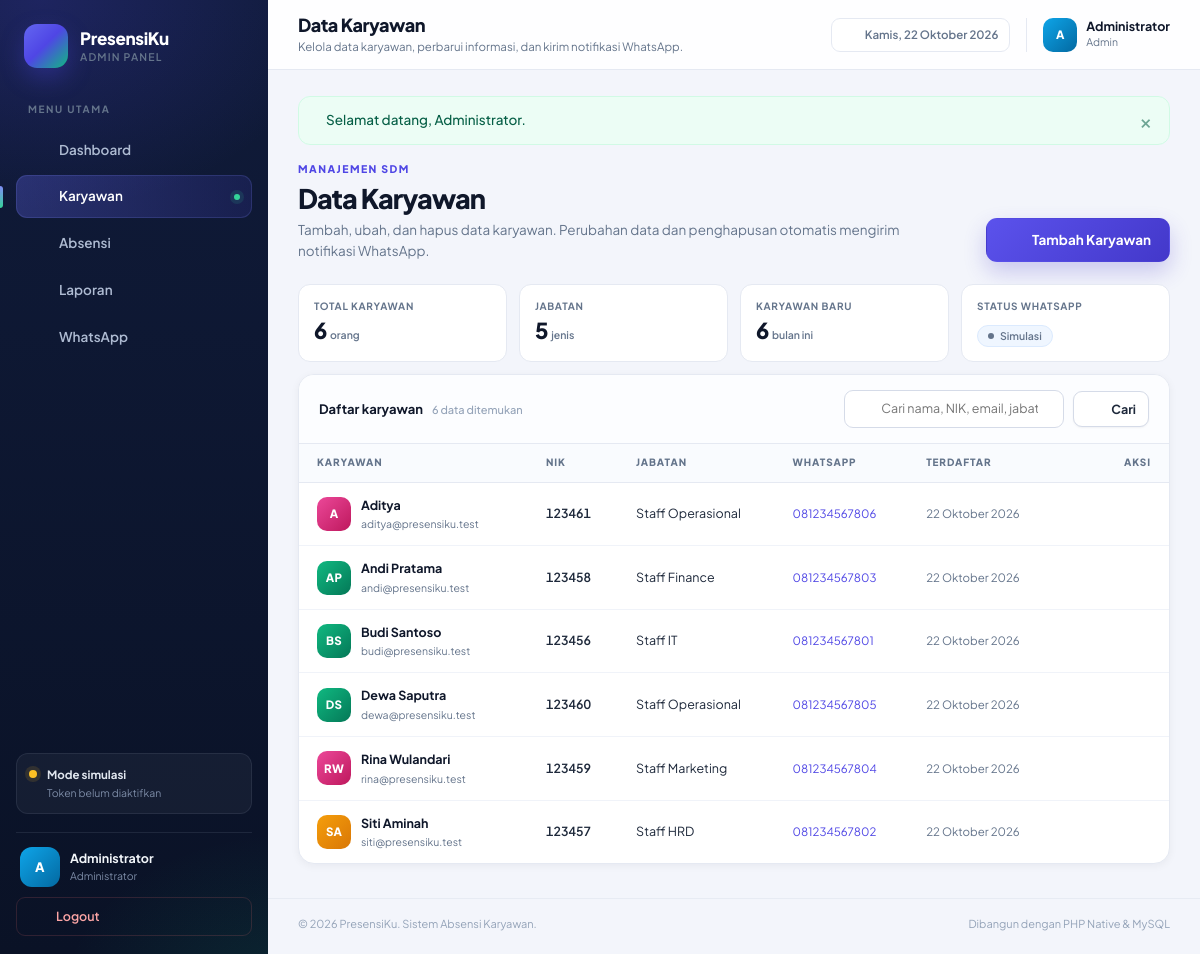
The page /admin/karyawan.php (signed in) on the database its author committed.
### tables this page shows
CREATE TABLE `users` (
  `id` bigint(20) UNSIGNED NOT NULL,
  `nik` varchar(20) NOT NULL,
  `nama` varchar(100) NOT NULL,
  `jabatan` varchar(100) NOT NULL,
  `no_wa` varchar(20) NOT NULL,
  `email` varchar(120) NOT NULL,
  `password` varchar(255) NOT NULL,
  `role` enum('admin','karyawan') NOT NULL DEFAULT 'karyawan',
  `aktif` tinyint(1) NOT NULL DEFAULT 1,
  `created_at` datetime NOT NULL DEFAULT current_timestamp(),
  `updated_at` datetime NOT NULL DEFAULT current_timestamp() ON UPDATE current_timestamp()
);

### bootstrap.php (called while the page is built, shortened)
<?php
require BASE_PATH . '/src/Env.php';
require BASE_PATH . '/src/helpers.php';
require BASE_PATH . '/src/icons.php';
spl_autoload_register(static function (string $class): void {
    $file = BASE_PATH . '/src/' . $class . '.php';
});

### src/Auth.php (called while the page is built, shortened)
<?php
final class Auth
{
    private static ?array $user = null;
    public static function user(): ?array
    {
        $id = $_SESSION['user_id'] ?? null;
        $statement = Database::connection()->prepare(
            'SELECT id, nik, nama, jabatan, no_wa, email, role, aktif, created_at, updated_at
             FROM users WHERE id = ? LIMIT 1'
        );
        $statement->execute([(int) $id]);
        $user = $statement->fetch();
        self::$user = $user;
        return self::$user;
    }
}

### src/Database.php (called while the page is built, shortened)
<?php
final class Database
{
    private static ?PDO $connection = null;
    public static function connection(): PDO
    {
        if (self::$connection instanceof PDO) {
            return self::$connection;
        }
        $host = (string) config('db.host', '127.0.0.1');
        $port = (string) config('db.port', '3306');
        $name = (string) config('db.name', 'absensi_siswa');
        $dsn = "mysql:host={$host};port={$port};dbname={$name};charset=utf8mb4";
        try {
            self::$connection = new PDO(
                $dsn,
                (string) config('db.user', 'root'),
                (string) config('db.pass', ''),
                [
                    PDO::ATTR_ERRMODE => PDO::ERRMODE_EXCEPTION,
                    PDO::ATTR_DEFAULT_FETCH_MODE => PDO::FETCH_ASSOC,
                    PDO::ATTR_EMULATE_PREPARES => false,
                    PDO::ATTR_STRINGIFY_FETCHES => false,
                ]
            );
        } catch (PDOException $exception) {
            http_response_code(500);
            $debug = (bool) config('debug', false);
            $message = $debug
                ? htmlspecialchars($exception->getMessage(), ENT_QUOTES, 'UTF-8')
                : 'Koneksi database gagal. Periksa konfigurasi pada file .env.';
            echo '<!doctype html><html lang="id"><head><meta charset="utf-8">'
                . '<meta name="viewport" content="width=device-width,initial-scale=1">'
                . '<title>Database tidak terhubung</title>'
                . '<style>body{font-family:system-ui,sans-serif;background:#f1f5f9;display:grid;place-items:center;min-height:100vh;margin:0}'
                . '.box{max-width:620px;background:#fff;padding:36px;border-radius:18px;box-shadow:0 20px 50px rgba(15,23,42,.12)}'
                . 'h1{margin:0 0 10px;font-size:22px;color:#0f172a}p{color:#475569;line-height:1.6}'
                . 'code{background:#f8fafc;border:1px solid #e2e8f0;padding:2px 6px;border-radius:6px}'
                . 'a{display:inline-block;margin-top:12px;background:#4f46e5;color:#fff;text-decoration:none;padding:11px 18px;border-radius:10px;font-weight:600}</style>'
                . '</head><body><div class="box"><h1>Database belum terhubung</h1>'
                . '<p>' . $message . '</p>'
                . '<p>Pastikan MySQL XAMPP sudah berjalan, lalu jalankan installer untuk membuat database dan tabel.</p>'
                . '<a href="' . htmlspecialchars((string) url('install.php'), ENT_QUOTES, 'UTF-8') . '">Buka Installer</a>'
                . '</div></body></html>';
            exit;
        }
        return self::$connection;
    }
}

### admin/karyawan.php (the view, shortened to what this page needs)
<?php
require __DIR__ . '/../bootstrap.php';
$user = require_admin();
$pdo = Database::connection();
$q = trim((string) ($_GET['q'] ?? ''));
$page = max(1, (int) ($_GET['page'] ?? 1));
$perPage = 10;
$where = 'role = "karyawan"';
$params = [];
$countStmt = $pdo->prepare('SELECT COUNT(*) FROM users WHERE ' . $where);
$countStmt->execute($params);
$total = (int) $countStmt->fetchColumn();
$totalPages = max(1, (int) ceil($total / $perPage));
$page = min($page, $totalPages);
$offset = ($page - 1) * $perPage;
$stmt = $pdo->prepare(
    'SELECT id, nik, nama, jabatan, no_wa, email, created_at
     FROM users
     WHERE ' . $where . '
     ORDER BY nama ASC
     LIMIT ? OFFSET ?'
);
$stmt->bindValue(count($params) + 1, $perPage, PDO::PARAM_INT);
$stmt->bindValue(count($params) + 2, $offset, PDO::PARAM_INT);
$stmt->execute();
$employees = $stmt->fetchAll();
$totalJabatan = (int) $pdo->query(
    'SELECT COUNT(DISTINCT jabatan) FROM users WHERE role = "karyawan"'
)->fetchColumn();
$baruBulanIni = (int) $pdo->query(
    'SELECT COUNT(*) FROM users WHERE role = "karyawan" AND created_at >= DATE_FORMAT(CURDATE(), "%Y-%m-01")'
)->fetchColumn();
$pageTitle = 'Data Karyawan';
$pageSubtitle = 'Kelola data karyawan, perbarui informasi, dan kirim notifikasi WhatsApp.';
$activeMenu = 'karyawan';
require BASE_PATH . '/templates/admin_shell_start.php';
?>
<div class="page-heading">
    <div>
        <p class="eyebrow">Manajemen SDM</p>
        <h1>Data Karyawan</h1>
        <p class="page-heading__sub">Tambah, ubah, dan hapus data karyawan. Perubahan data dan penghapusan otomatis mengirim notifikasi WhatsApp.</p>
    </div>
    <div class="page-heading__actions">
        <a href="<?= url('admin/karyawan_tambah.php') ?>" class="btn btn--primary">
            <?= icon('plus') ?> Tambah Karyawan
        </a>
    </div>
</div>
<div class="mini-stats mb-2">
    <div class="mini-stat">
        <div class="mini-stat__label">Total Karyawan</div>
        <div class="mini-stat__value"><?= number_format($total, 0, ',', '.') ?> <span>orang</span></div>
    </div>
    <div class="mini-stat">
        <div class="mini-stat__label">Jabatan</div>
        <div class="mini-stat__value"><?= $totalJabatan ?> <span>jenis</span></div>
    </div>
    <div class="mini-stat">
        <div class="mini-stat__label">Karyawan Baru</div>
        <div class="mini-stat__value"><?= $baruBulanIni ?> <span>bulan ini</span></div>
    </div>
    <div class="mini-stat">
        <div class="mini-stat__label">Status WhatsApp</div>
        <div class="mini-stat__value" style="font-size:14px;padding-top:6px">
            <span class="badge badge--<?= wa_mode_active() ? 'success' : 'info' ?>"><?= wa_mode_active() ? 'Aktif' : 'Simulasi' ?></span>
        </div>
    </div>
</div>
<section class="card">
    <div class="table-toolbar">
        <div class="table-toolbar__left">
            <span class="table-toolbar__title">Daftar karyawan</span>
            <span class="table-toolbar__hint"><?= number_format($total, 0, ',', '.') ?> data ditemukan</span>
        </div>
        <form method="get" action="<?= url('admin/karyawan.php') ?>" class="table-toolbar__right">
            <div class="search-box">
                <input type="search" name="q" value="<?= e($q) ?>" placeholder="Cari nama, NIK, email, jabatan...">
            </div>
            <button type="submit" class="btn btn--secondary btn--sm"><?= icon('search') ?> Cari</button>
        </form>
    </div>
    <?php if ($employees === []): ?>
        <div class="empty-state">
            <div class="empty-state__icon"><?= icon('users') ?></div>
            <h3><?= $q !== '' ? 'Karyawan tidak ditemukan' : 'Belum ada data karyawan' ?></h3>
            <p><?= $q !== '' ? 'Coba gunakan kata kunci lain atau reset pencarian.' : 'Tambahkan karyawan pertama atau minta karyawan melakukan registrasi.' ?></p>
            <a href="<?= url('admin/karyawan_tambah.php') ?>" class="btn btn--primary btn--sm mt-2"><?= icon('plus') ?> Tambah Karyawan</a>
        </div>
    <?php else: ?>
        <div class="table-wrap">
            <table class="data-table">
                <thead>
                    <tr>
                        <th>Karyawan</th>
                        <th>NIK</th>
                        <th>Jabatan</th>
                        <th>WhatsApp</th>
                        <th>Terdaftar</th>
                        <th style="text-align:right">Aksi</th>
                    </tr>
                </thead>
                <tbody>
                    <?php foreach ($employees as $employee): ?>
                        <tr>
                            <td>
                                <div class="person">
                                    <span class="avatar avatar--sm <?= avatar_tone($employee['nik']) ?>"><?= e(initials((string) $employee['nama'])) ?></span>
                                    <span class="person__text">
                                        <span class="person__name"><?= e($employee['nama']) ?></span>
                                        <span class="person__meta"><?= e($employee['email']) ?></span>
                                    </span>
                                </div>
                            </td>
                            <td class="num"><?= e($employee['nik']) ?></td>
                            <td><?= e($employee['jabatan']) ?></td>
                            <td>
                                <a href="https://wa.me/<?= e($employee['no_wa']) ?>" target="_blank" rel="noopener" class="text-sm">
                                    <?= e(phone_display((string) $employee['no_wa'])) ?>
                                </a>
                            </td>
                            <td class="muted"><?= e(tanggal_id(date('Y-m-d', strtotime((string) $employee['created_at'])))) ?></td>
                            <td>
                                <div class="row-actions" style="justify-content:flex-end">
                                    <a href="<?= url('admin/karyawan_edit.php?id=' . (int) $employee['id']) ?>" class="action-btn" title="Edit data">
                                        <?= icon('edit') ?>
                                    </a>
                                    <button type="button" class="action-btn action-btn--danger"
                                            data-open-modal="deleteModal"
                                            data-delete-user
                                            data-user-id="<?= (int) $employee['id'] ?>"
                                            data-user-name="<?= e($employee['nama']) ?>"
                                            data-user-nik="<?= e($employee['nik']) ?>"
                                            data-action="<?= url('admin/karyawan_hapus.php') ?>"
                                            title="Hapus data">
                                        <?= icon('trash') ?>
                                    </button>
                                </div>
                            </td>
                        </tr>
                    <?php endforeach; ?>
                </tbody>
            </table>
        </div>
    <?php endif; ?>
</section>
<?php require BASE_PATH . '/templates/admin_shell_end.php'; ?>

### templates/admin_shell_start.php (shortened to what this page needs)
<?php
$user = $user ?? require_admin();
$activeMenu = $activeMenu ?? 'dashboard';
$pageSubtitle = $pageSubtitle ?? '';
$menuItems = [
    ['key' => 'dashboard', 'label' => 'Dashboard', 'href' => 'admin/index.php', 'icon' => 'dashboard'],
    ['key' => 'karyawan', 'label' => 'Karyawan', 'href' => 'admin/karyawan.php', 'icon' => 'users'],
    ['key' => 'absensi', 'label' => 'Absensi', 'href' => 'admin/absensi.php', 'icon' => 'calendar-check'],
    ['key' => 'laporan', 'label' => 'Laporan', 'href' => 'admin/laporan.php', 'icon' => 'report'],
    ['key' => 'wa', 'label' => 'WhatsApp', 'href' => 'admin/wa.php', 'icon' => 'whatsapp'],
];
require BASE_PATH . '/templates/head.php';
?>
<div class="app-shell">
    <aside class="sidebar" id="sidebar" aria-label="Navigasi admin">
        <a class="brand" href="<?= url('admin/index.php') ?>">
            <span class="brand__mark"><?= icon('calendar-check') ?></span>
            <span class="brand__text">
                <strong><?= e(config('app.name', 'PresensiKu')) ?></strong>
                <small>Admin Panel</small>
            </span>
        </a>
        <nav class="sidebar__nav">
            <p class="sidebar__label">Menu utama</p>
            <?php foreach ($menuItems as $item): ?>
                <a href="<?= url($item['href']) ?>"
                   class="nav-link <?= $activeMenu === $item['key'] ? 'is-active' : '' ?>">
                    <?= icon($item['icon'], 'nav-link__icon') ?>
                    <span><?= e($item['label']) ?></span>
                    <?php if ($activeMenu === $item['key']): ?><span class="nav-link__dot"></span><?php endif; ?>
                </a>
            <?php endforeach; ?>
        </nav>
        <div class="sidebar__spacer"></div>
        <div class="sidebar__status">
            <span class="pulse <?= wa_mode_active() ? 'pulse--live' : 'pulse--sim' ?>"></span>
            <div>
                <strong><?= wa_mode_active() ? 'Fonnte aktif' : 'Mode simulasi' ?></strong>
                <small><?= wa_mode_active() ? 'Notifikasi dikirim ke WhatsApp' : 'Token belum diaktifkan' ?></small>
            </div>
        </div>
        <div class="sidebar__footer">
            <div class="sidebar__user">
                <span class="avatar <?= avatar_tone($user['id']) ?>"><?= e(initials((string) $user['nama'])) ?></span>
                <span class="sidebar__user-text">
                    <strong><?= e($user['nama']) ?></strong>
                    <small>Administrator</small>
                </span>
            </div>
            <form method="post" action="<?= url('logout.php') ?>">
                <button type="submit" class="sidebar__logout">
                    <?= icon('logout') ?>
                    <span>Logout</span>
                </button>
            </form>
        </div>
    </aside>
    <div class="app-main">
        <header class="topbar">
            <div class="topbar__titles">
                <h1><?= e($pageTitle) ?></h1>
                <?php if ($pageSubtitle !== ''): ?><p><?= e($pageSubtitle) ?></p><?php endif; ?>
            </div>
            <div class="topbar__meta">
                <span class="topbar__date">
                    <?= icon('calendar') ?>
                    <?= e(tanggal_id(date('Y-m-d'), true)) ?>
                </span>
                <div class="topbar__profile">
                    <span class="avatar avatar--sm <?= avatar_tone($user['id']) ?>"><?= e(initials((string) $user['nama'])) ?></span>
                    <span>
                        <strong><?= e($user['nama']) ?></strong>
                        <small>Admin</small>
                    </span>
                </div>
            </div>
        </header>
        <main class="page">
            <?= render_flashes() ?>

### src/icons.php (shortened to what this page needs)
<?php
function icon(string $name, string $class = 'icon'): string
{
    $content = $paths[$name] ?? $paths['info'];
    return '<svg class="' . e($class) . '" viewBox="0 0 24 24" fill="none" stroke="currentColor" '
        . 'stroke-width="1.9" stroke-linecap="round" stroke-linejoin="round" aria-hidden="true">'
        . $content . '</svg>';
}

### rows shown on the page
users: nama "A", nama "Administrator"
users: nama "A", nama "Aditya", email "aditya@presensiku.test", nik "123461", jabatan "Staff Operasional", no_wa "081234567806", created_at "22 Oktober 2026"
users: nama "AP", nama "Andi Pratama", email "andi@presensiku.test", nik "123458", jabatan "Staff Finance", no_wa "081234567803", created_at "22 Oktober 2026"
users: nama "BS", nama "Budi Santoso", email "budi@presensiku.test", nik "123456", jabatan "Staff IT", no_wa "081234567801", created_at "22 Oktober 2026"
users: nama "DS", nama "Dewa Saputra", email "dewa@presensiku.test", nik "123460", jabatan "Staff Operasional", no_wa "081234567805", created_at "22 Oktober 2026"
users: nama "RW", nama "Rina Wulandari", email "rina@presensiku.test", nik "123459", jabatan "Staff Marketing", no_wa "081234567804", created_at "22 Oktober 2026"
users: nama "SA", nama "Siti Aminah", email "siti@presensiku.test", nik "123457", jabatan "Staff HRD", no_wa "081234567802", created_at "22 Oktober 2026"

### other values the page prints
config('app.name', 'PresensiKu') "PresensiKu"
$item['label'] "Dashboard"
$item['label'] "Karyawan"
$item['label'] "Absensi"
$item['label'] "Laporan"
$item['label'] "WhatsApp"
$pageTitle "Data Karyawan"
$pageSubtitle "Kelola data karyawan, perbarui informasi, dan kirim notifikasi WhatsApp."
$flash['message'] "Selamat datang, Administrator."
$total "6"
$totalJabatan "5"
$baruBulanIni "6"
